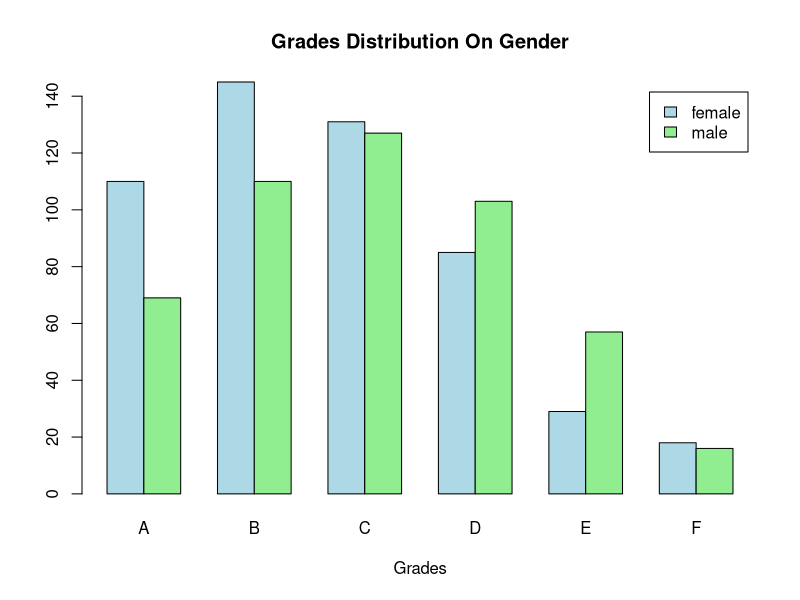

Source code (R):
library(ggplot2)
library(tidyverse)
setwd("F:/Prob_Project")
dataSet <- read.csv("StudentsPerformance.csv", header=TRUE, sep=",")

percentage <- ((dataSet$math+dataSet$reading+dataSet$writing)/3)
gender <- (dataSet$gender)

grades <- list()
grades <- NULL
for(x in percentage)
{
  if (x >= 81)
    grades <- append(grades, 'A')
  else if (x >= 71)
    grades <- append(grades, 'B')
  else if (x >= 61)
    grades <- append(grades, 'C')
  else if (x >= 51)
    grades <- append(grades, 'D')
  else if (x >= 41)
    grades <- append(grades, 'E')
  else
    grades <- append(grades, 'F')
}


maleVSfemaleGrades <- data.frame(c(percentage),c(grades),c(gender))
count <- table(maleVSfemaleGrades$c.gender, maleVSfemaleGrades$c.grades)

barplot(count, main="Grades Distribution On Gender",
        xlab="Grades", col=c("lightblue","lightgreen"),
        legend = rownames(count), beside=TRUE)